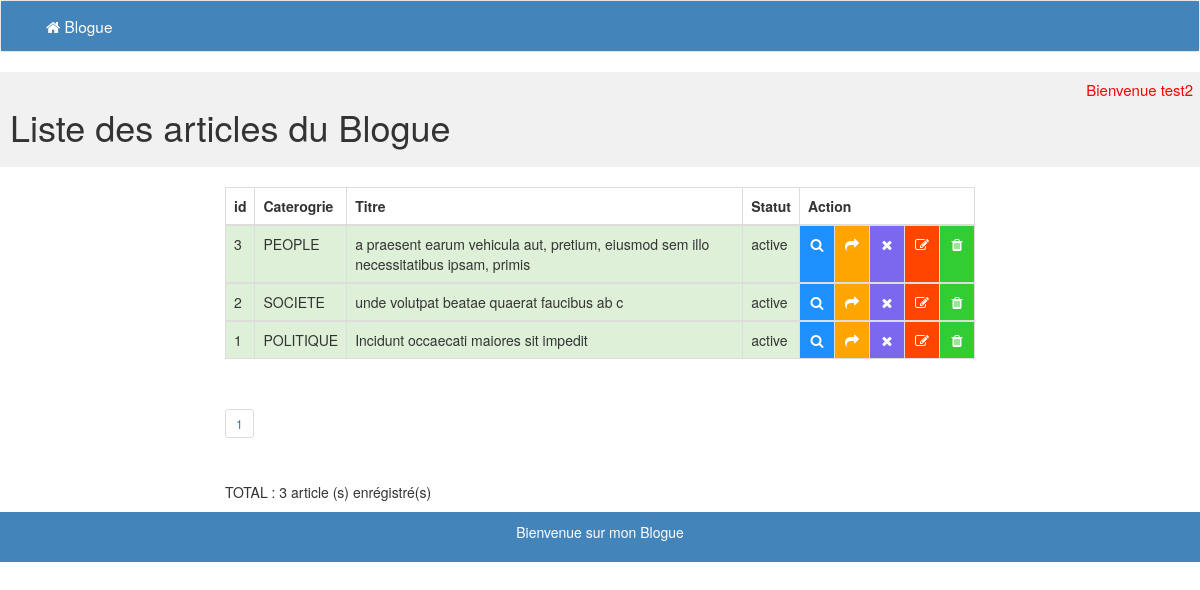
The page /?controller=article&action=liste_article (signed in) on the database its author committed.
### tables this page shows
CREATE TABLE IF NOT EXISTS `article` (
  `idArticle` int(10) NOT NULL AUTO_INCREMENT,
  `codeArt` varchar(255) NOT NULL,
  `idCat` int(10) NOT NULL,
  `idMembre` int(10) NOT NULL,
  `titre` text NOT NULL,
  `photo` varchar(255) NOT NULL,
  `contenu` longtext NOT NULL,
  `source` varchar(255) NOT NULL,
  `lien` varchar(255) NOT NULL,
  `visite` int(100) NOT NULL,
  `like` varchar(255) NOT NULL,
  `statutArticle` varchar(255) NOT NULL,
  `modifier` varchar(255) NOT NULL,
  `dateDuJour` date NOT NULL,
  `dateDuJourMod` date NOT NULL,
  PRIMARY KEY (`idArticle`)
);

CREATE TABLE IF NOT EXISTS `categorie` (
  `idCat` int(10) NOT NULL AUTO_INCREMENT,
  `codeCat` varchar(255) NOT NULL,
  `libCat` varchar(255) NOT NULL,
  `descriptionCat` varchar(500) NOT NULL,
  `statutCat` varchar(255) NOT NULL,
  `dateDuJour` date NOT NULL,
  PRIMARY KEY (`idCat`)
);

### librairy/Requete_MySQL.php (called while the page is built, shortened)
<?php
class Eburny
{
	    private static $serveur='mysql:host=localhost';
      	private static $bdd='dbname=blogue-db';
      	private static $user='root' ;
      	private static $mdp='' ;
		private static $monPdo;
		private static $Eburny = null;
		private function __construct()
	    {
		 try{
    		Eburny::$monPdo = new PDO(Eburny::$serveur.';'.Eburny::$bdd, Eburny::$user, Eburny::$mdp,array (PDO::MYSQL_ATTR_INIT_COMMAND => 'SET NAMES \'UTF8\''));
			Eburny::$monPdo->setAttribute(PDO::ATTR_ERRMODE, PDO::ERRMODE_EXCEPTION);
		   }
         catch (PDOException $error)
                 {
                     echo 'N° : '.$error->getCode().'<br />';
                     die ('Erreur : '.$error->getMessage().'<br />');
                 }
	   }
	    public  static function getPdoEburny()
	    {
		    if( Eburny::$Eburny == null)
		    {
			    Eburny::$Eburny= new  Eburny();
		    }
		    return  Eburny::$Eburny;
	    }
	   public function getNombreArticle()
	   {
		$sql = ("SELECT COUNT(*) AS nb_article FROM article");
		$res = Eburny::$monPdo->query($sql);
		$ligne = $res->fetch();
		return $ligne;
	   }
	   public function getListeArticleByPage($premierArticleAafficher,$nombreDeArticleParPage)
	   {
		$sql="SELECT * FROM article ORDER BY idArticle DESC LIMIT $premierArticleAafficher,$nombreDeArticleParPage";
		$res = Eburny::$monPdo->query($sql);
		$ligne = $res->fetchAll();
		return $ligne;
	   }
	   public function getCategorieInfosById($idCat)
	   {
		$sql="SELECT * FROM categorie WHERE idCat='".$idCat."';";
		$res = Eburny::$monPdo->query($sql);
		$ligne = $res->fetch();
		return $ligne;
	   }
}
?>

### controller/RegisterListeArticle.php (called while the page is built, shortened)
<?php
		$nombreDeArticleParPage = 5;
		$listeNombre = $pdo->getNombreArticle();
		$totalDesArticle = $listeNombre['nb_article'];
		$nombreDePages  = ceil($totalDesArticle / $nombreDeArticleParPage);
		if (isset($_GET['page']))
		{
				$page = $_GET['page'];
		}
		else
		{
				$page = 1;
		}
		$premierArticleAafficher = ($page - 1) * $nombreDeArticleParPage;
		$listeArticlePage = $pdo->getListeArticleByPage($premierArticleAafficher,$nombreDeArticleParPage) ;
		$nbArticlePage=count($listeArticlePage);
?>

### vues/article/liste_article.php (the view, shortened to what this page needs)
<?php
if(isset($_SESSION['emailMembre']) && isset($_SESSION['statutMembre']) && ($_SESSION['statutMembre']=='active'))
{?>
	<body>
		<nav class="navbar navbar-default" role="navigation">
		<div class="navbar-header">
		  <a class="navbar-brand" href="#"></a>
		</div>
		<div class="collapse navbar-collapse" id="menu_entete">
		  <ul class="nav navbar-nav">
			<li><a href="index.php"><i class="fa fa-home"></i> Blogue</a></li>
		  </ul>
		</div>
		</nav>
		<div class="bienvenue">
		<?php
			if(isset($_SESSION['nomMembre']))
			{
				echo 'Bienvenue '.$_SESSION['nomMembre'];
			}
		?>
		</div>
		<div class="file">
		  <h1>Liste des articles du Blogue</h1>
		</div>
		<div class="space"></div>
		<div class="space"></div>
		<div class="container">
			<div class="row">
				<div class="col-md-2">
				</div>
				<div class="col-md-8">
						<?php
						if(isset($nbArticlePage) && $nbArticlePage>0)
						{?>
						<table class="table table-bordered table-striped table-hover">
							<thead>
								<tr>
									<th>id</th>
									<th>Caterogrie</th>
									<th>Titre</th>
									<th>Statut</th>
									<th colspan="5">Action</th>
								</tr>
							</thead>
						<?php
						foreach ($listeArticlePage as $data)
						{
						$idArticle = $data['idArticle'];
						$idCat = $data['idCat'];
						$user_titre = $data['titre'];
						$statutArticle = $data['statutArticle'];
						$liste = $pdo->getCategorieInfosById($idCat);
						$descriptionCat=$liste['descriptionCat'];
						?>
						<tbody id="myTable">
							<tr class="success">
								<td><?php if(isset($idArticle)) echo $idArticle;?></td>
								<td><?php if(isset($descriptionCat)) echo $descriptionCat;?></td>
								<td><?php if(isset($user_titre)) echo $user_titre;?></td>
								<td><?php if(isset($statutArticle)) echo $statutArticle;?></td>
								<td style="background:#1e90ff"><a href="?controller=article&action=detail_article&idArticle=<?php if(isset($idArticle)) echo $idArticle;?>" title="Afficher la fiche de l'article" style="color:#fff"> <i class="fa fa-search fa-fw"></i> </a></td>
								<td style="background:#ffa500"><a href="?controller=article&action=Active_article&idArticle=<?php if(isset($idArticle)) echo $idArticle;?>" title="Activer article" style="cursor:pointer;color:#fff"><i class="fa fa-share fa-fw"></i></a></td>
								<td style="background:#7b68ee"><a href="?controller=article&action=Desactive_article&idArticle=<?php if(isset($idArticle)) echo $idArticle;?>" title="Désactiver article" style="cursor:pointer;color:#fff"><i class="fa fa-remove fa-fw"></i> </a></td>
								<td style="background:#ff4500"><a href="?controller=article&action=RecupModifier_article&idArticle=<?php if(isset($idArticle)) echo $idArticle;?>&idCat=<?php if(isset($idCat)) echo $idCat;?>" title="Modifier la fiche de l'article" style="color:#fff"><i class="fa fa-edit fa-fw"></i></a></td>
								<td style="background:#32cd32"><span onClick="confirme(<?php if(isset($idArticle)) echo $idArticle;?>)" title="Supprimer l'article" style="cursor:pointer;color:#fff"><i class="fa fa-trash fa-fw"></i></td>
							</tr>
						</tbody>
						<?php }	?>
						</table>
						<?php }	?>
						<div class="space"></div>
						<?php
						if(isset($nombreDePages))
						{
							echo '<ul class="pagination pagination-sm">';
							for ($i = 1 ; $i <= $nombreDePages ; $i++)
							{
							   echo '<li><a href="?controller=article&action=liste_article&page=' . $i . '" title="page ' . $i . '">' . $i . '</a> </a></li>';
							}
							 echo'</ul>';
						}
						?>
						<br />
						<br />
						<?php echo 'TOTAL : '.$nbArticlePage. ' article (s) enr&eacute;gistr&eacute;(s)'; ?>
						<div class="space"></div>
				</div>
				<div class="col-md-2">
				</div>
			</div>
		</div>
	</body>
</html>
<?php } ?>

### css/main.css (style rules this page uses)
* { box-sizing: border-box; }
body { font-family:Verdana; }
.file { background-color:#f1f1f1; margin-top:-30px; padding: 10px; }
#menu_entete { color:#fff; font-size:1.1em; background-color:#4384ba; }
#menu_entete ul li a { color:#fff; background-color:#4384ba; margin-left:0px; border:0px solid #000; }
.bienvenue { background-color:#f1f1f1;text-align:right;padding:7px;font-size:15px;color:red; }
.space { clear: both; display: block; font-size: 0; height: 10px; line-height: 0; width:100%; }

### rows shown on the page
article: idArticle "3", idCat.descriptionCat "PEOPLE", titre "a praesent earum vehicula aut, pretium, eiusmod sem illo necessitatibus ipsam, primis", statutArticle "active"
article: idArticle "2", idCat.descriptionCat "SOCIETE", titre "unde volutpat beatae quaerat faucibus ab c", statutArticle "active"
article: idArticle "1", idCat.descriptionCat "POLITIQUE", titre "Incidunt occaecati maiores sit impedit", statutArticle "active"

### other values the page prints
$_SESSION['nomMembre'] "test2"
$nbArticlePage "3"
